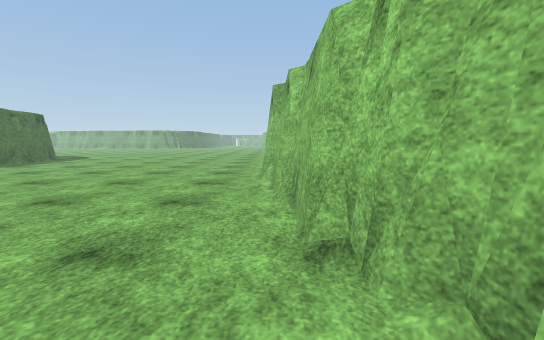
[1] (above)

22 first-person views from a walk through a scene from a Unity 3-D project. The camera is 1.2 m above the floor, tilts 6° down and sees 90° across. The floor is counted in squares, 1 m on a side. Each view is taken from the middle of a square. On the plan, view 1 faces up. The plan holds only what a view shows up to about 13 squares ahead; the rest is blank. The place goes on beyond the plan. The player is left out. Surface patterns are stand-ins for the level's own textures.

[2]
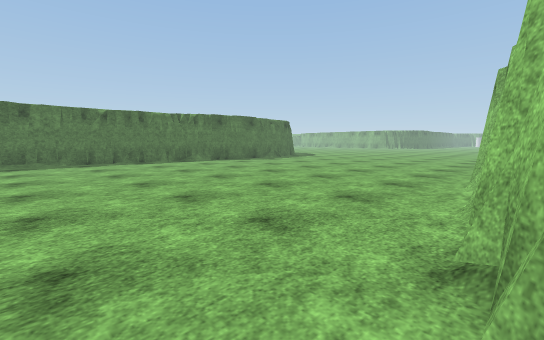

[3]
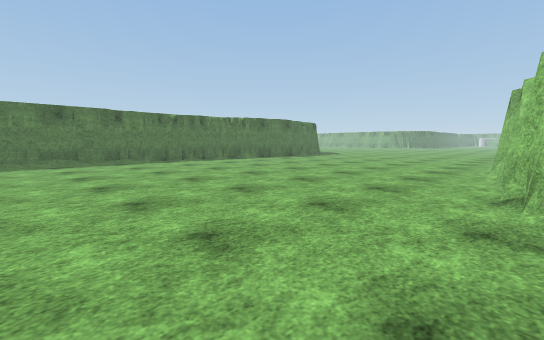

[4]
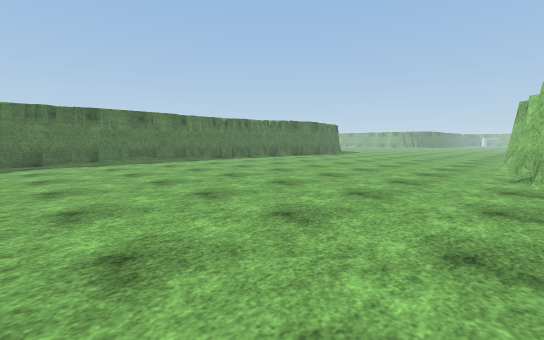

[5]
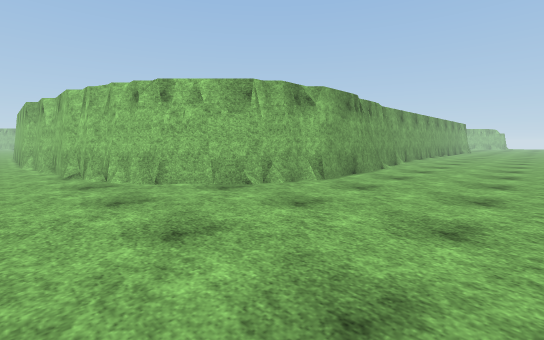

[6]
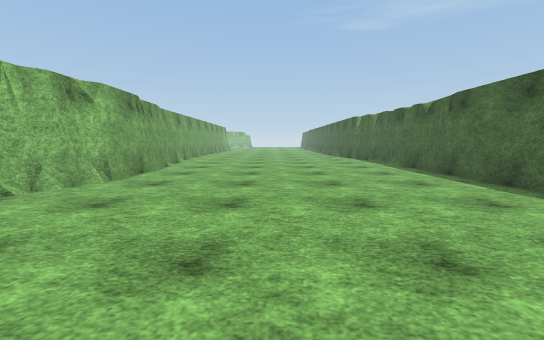

[7]
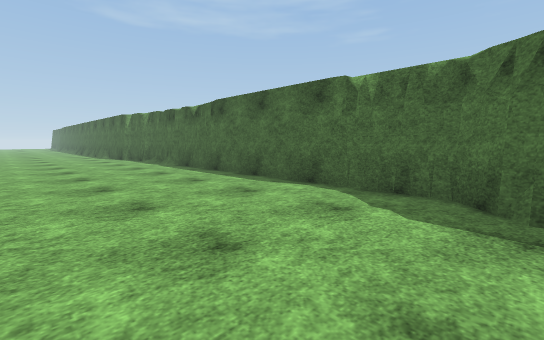

[8]
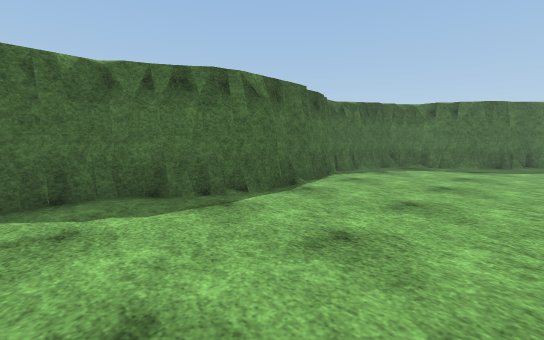

[9]
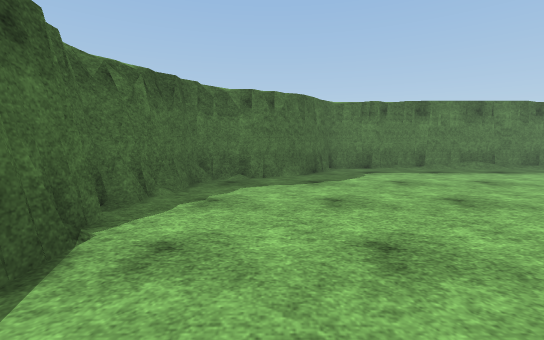

[10]
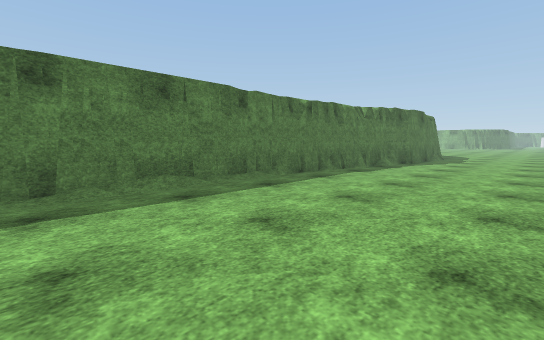

[11]
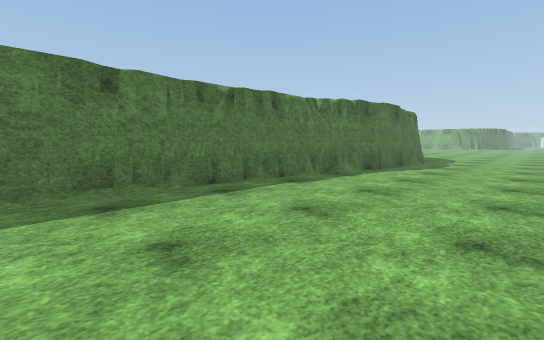

[12]
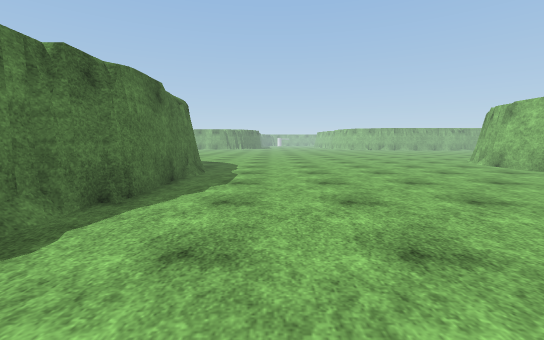

[13]
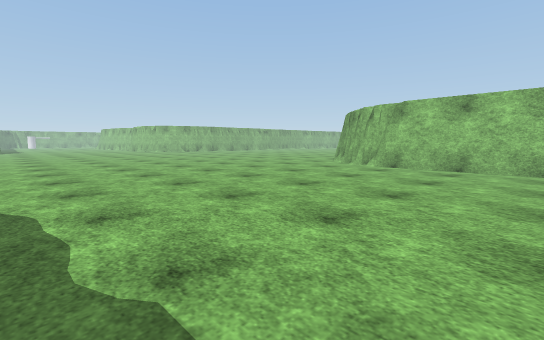

[14]
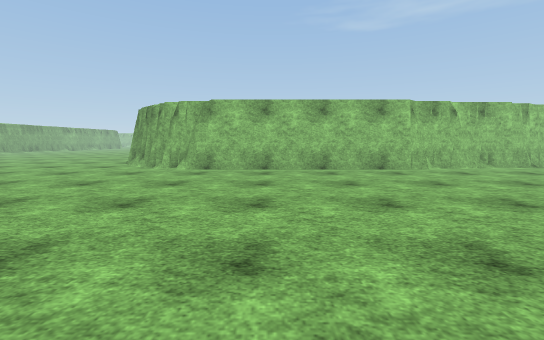

[15]
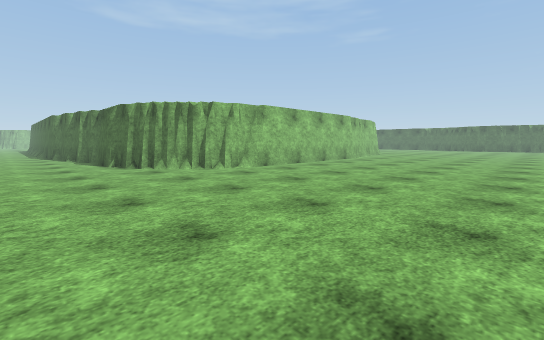

[16]
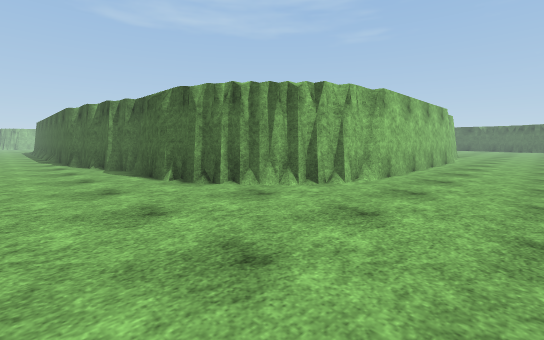

[17]
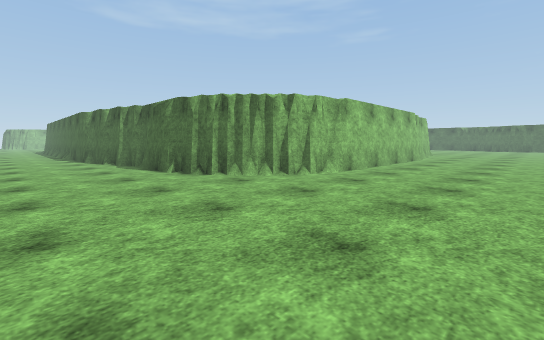

[18]
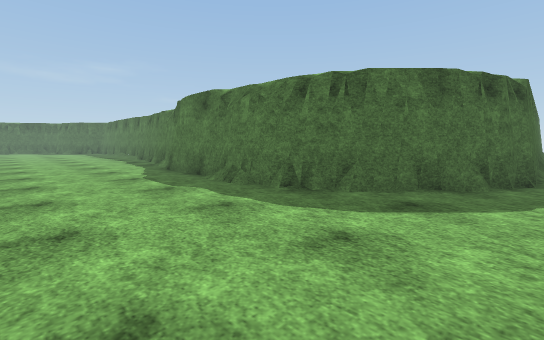

[19]
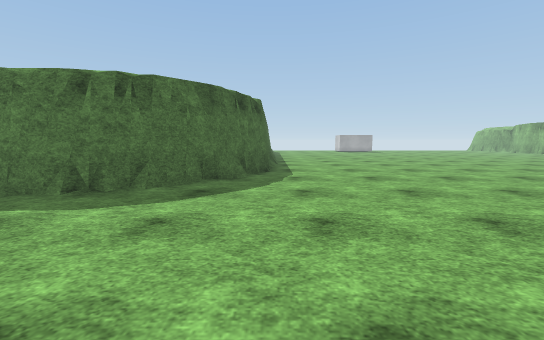

[20]
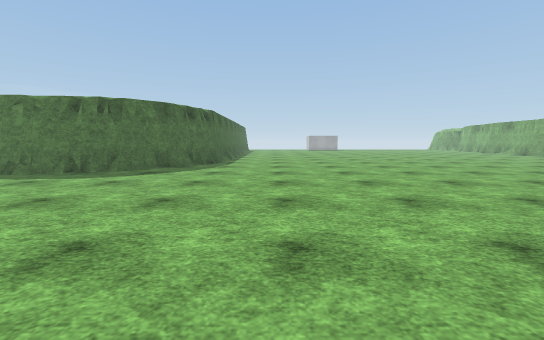

[21]
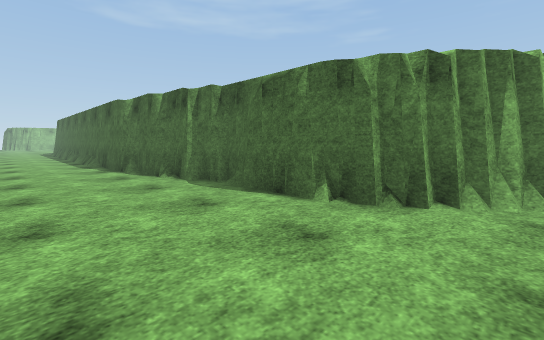

[22]
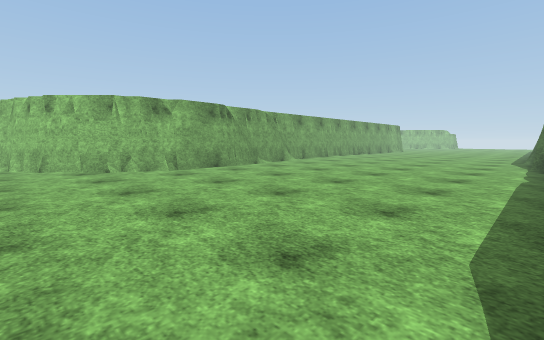

### Floor plan
Key: @ floor where view 1 was taken; # wall or solid block; . floor.
Columns run from 17 left of view 1 to 11 right of it. Each row starts with its distance up from view 1.
 28 ............ ................
 27 .............................
 26 .............................
 25 .............................
 24 ..........................###
 23 ....................#######
 22 ...................##
 21 #.................##
 20 ##................#
 19  ##..............##
 18   #..............#
 17   ##.............#
 16    #.............#
 15    #.............#
 14    #.............#
 13    #.............#
 12    #.............#
 11   ##.............#
 10   #..............#
  9   #..............#
  8   #..............#
  7   #..............#
  6  ##..............##
  5  #................#
  4  #................#
  3  #................#
  2  #................##
  1  #................##
  0  #...............@.##
 -1  #..................##
 -2  #...................###
 -3  #....................#######
 -4  #...........................
 -5  #...........................
 -6  #...........................
 -7  #...........................
 -8  #...........................
 -9  ##..........................
-10   ##.........................
-11    ##........................
-12     #........................
-13     ###...######.............
-14      #######  ###............
-15                 #############

Positions as (right, up) in squares from view 1, and headings:
1: (0, 0), facing up
2: (1, 0), facing up-left
3: (1, -4), facing up-left
4: (1, -8), facing up-left
5: (-1, -8), facing up-right
6: (-2, -8), facing right
7: (-2, -8), facing down-right
8: (1, -8), facing down-left
9: (-4, -11), facing left
10: (-9, -5), facing up-left
11: (-9, -1), facing up-left
12: (-11, 5), facing up
13: (-13, 13), facing up-right
14: (-12, 15), facing right
15: (-10, 27), facing down-right
16: (-4, 27), facing down-right
17: (-6, 28), facing down-right
18: (-9, 22), facing down-left
19: (-8, 22), facing left
20: (-4, 25), facing left
21: (1, 28), facing down-right
22: (1, -14), facing up-right
